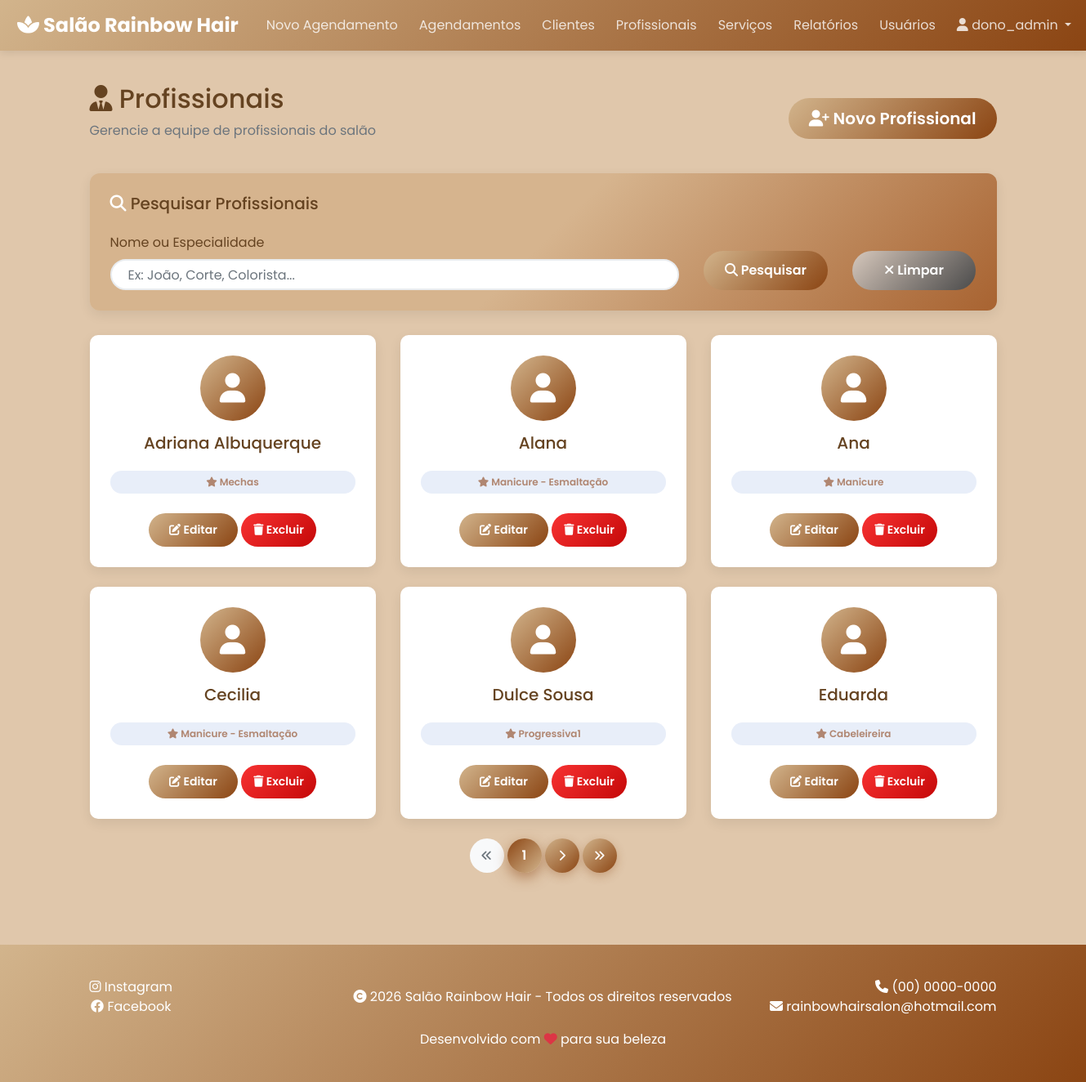
Page /profissionais/profissionais/ (signed in) on the committed database.
### apps/profissionais/models.py (models this page shows, shortened)
class Profissional(BaseModel):
    nome = models.CharField(max_length=100)
    especialidade = models.CharField(max_length=100)

### apps/profissionais/views.py (the view)
# urls.py: path('profissionais/', ProfissionalListView.as_view(), name='profissional-list'),
class ProfissionalListView(LoginRequiredMixin, RecepcionistaRequiredMixin, ListView):
    model = Profissional
    template_name = "profissional_list.html"
    context_object_name = "profissionais"
    paginate_by = 6
    ordering = ['nome']
    def get_queryset(self):
        queryset = super().get_queryset()
        search = self.request.GET.get('search', '').strip()
        if search:
            queryset = queryset.filter(
                Q(nome__icontains=search) |
                Q(especialidade__icontains=search)
            )
        return queryset

### core/views.py (called while the page is built)
    def test_func(self):
        user = self.request.user
        if not user.is_authenticated:
            return False
        if user.is_staff or user.is_superuser:
            return True
        return user.groups.filter(name='Recepcionista').exists()

### apps/profissionais/templates/profissional_list.html (shortened to what this page needs)
{% extends 'base.html' %}
{% block content %}
<div class="mb-5">
    <div class="row align-items-center mb-4">
        <div class="col-md-8">
            <h2><i class="fas fa-user-tie"></i> Profissionais</h2>
            <p class="text-muted">Gerencie a equipe de profissionais do salão</p>
        </div>
        <div class="col-md-4 text-md-right">
            <a href="{% url 'profissionais:profissional-create' %}" class="btn btn-primary btn-lg">
                <i class="fas fa-user-plus"></i> Novo Profissional
            </a>
        </div>
    </div>
    <div class="filter-section">
        <h5 class="mb-4"><i class="fas fa-search"></i> Pesquisar Profissionais</h5>
        <form method="get" class="row g-3 align-items-end">
            <div class="col-md-8">
                <label class="form-label fw-bold">Nome ou Especialidade</label>
                <input type="text" class="form-control" name="search" placeholder="Ex: João, Corte, Colorista..." value="{{ request.GET.search }}">
            </div>
            <div class="col-md-2">
                <button type="submit" class="btn btn-primary btn-filter w-100">
                    <i class="fas fa-search"></i> Pesquisar
                </button>
            </div>
            <div class="col-md-2">
                <a href="{% url 'profissionais:profissional-list' %}" class="btn btn-outline-secondary w-100 btn-clear">
                    <i class="fas fa-times"></i> Limpar
                </a>
            </div>
        </form>
    </div>
    {% if profissionais %}
    <div class="row">
        {% for profissional in profissionais %}
        <div class="col-md-4 mb-4">
            <div class="card h-100 professional-card">
                <div class="professional-avatar">
                    <i class="fas fa-user"></i>
                </div>
                <h5 class="card-title">{{ profissional.nome }}</h5>
                <div class="professional-specialty">
                    <i class="fas fa-star"></i> {{ profissional.especialidade }}
                </div>
                <div class="mt-4">
                    <a href="{% url 'profissionais:profissional-update' profissional.pk %}" class="btn btn-sm btn-primary" title="Editar">
                        <i class="fas fa-edit"></i> Editar
                    </a>
                    <a href="{% url 'profissionais:profissional-delete' profissional.pk %}" class="btn btn-sm btn-danger" title="Excluir">
                        <i class="fas fa-trash"></i> Excluir
                    </a>
                </div>
            </div>
        </div>
        {% endfor %}
    </div>
    {% if is_paginated %}
    {% include 'pagination.html' %}
    {% endif %}
    {% endif %}
</div>
{% endblock %}

### core/templates/base.html (shortened to what this page needs)
<!DOCTYPE html>
<html lang="pt-br">
<head>
    <link rel="stylesheet" href="https://stackpath.bootstrapcdn.com/bootstrap/4.5.2/css/bootstrap.min.css">
    <link rel="stylesheet" href="https://cdnjs.cloudflare.com/ajax/libs/font-awesome/6.4.0/css/all.min.css">
</head>
<body>
<nav class="navbar navbar-expand-lg navbar-dark sticky-top">
    <div class="container-fluid">
        <a class="navbar-brand" href="{% url 'home' %}">
            <i class="fas fa-spa"></i> Salão Rainbow Hair
        </a>
        <div class="collapse navbar-collapse" id="navbarNav">
            <ul class="navbar-nav m-auto">
                {% if user.is_authenticated %}
                <li class="nav-item">
                    <a class="nav-link" href="{% url 'agendamentos:add-agendamento' %}">Novo Agendamento</a>
                </li>
                <li class="nav-item" align-items="center">
                    <a class="nav-link" href="{% url 'index' %}">Agendamentos</a>
                </li>
                <li class="nav-item">
                    <a class="nav-link" href="{% url 'clientes:cliente-list' %}">Clientes</a>
                </li>
                <li class="nav-item">
                    <a class="nav-link" href="{% url 'profissionais:profissional-list' %}">Profissionais</a>
                </li>
                <li class="nav-item">
                    <a class="nav-link" href="{% url 'servicos:servico-list' %}">Serviços</a>
                </li>
                {% if user.is_staff or user.is_superuser %}
                <li class="nav-item">
                    <a class="nav-link" href="{% url 'relatorios:relatorios' %}">Relatórios</a>
                </li>
                <li class="nav-item">
                    <a class="nav-link" href="{% url 'usuarios:usuarios' %}">Usuários</a>
                </li>
                {% endif %}
                {% endif %}
            </ul>
            <ul class="navbar-nav ml-auto">
                {% if user.is_authenticated %}
                    <li class="nav-item dropdown">
                        <a class="nav-link dropdown-toggle" href="#" id="userDropdown" role="button" data-toggle="dropdown">
                            <i class="fas fa-user"></i> {{ user.username }}
                        </a>
                    </li>
                {% endif %}
            </ul>
        </div>
    </div>
</nav>
<div class="content-wrapper">
    <div class="container">
        {% block content %}{% endblock %}
    </div>
</div>
<footer>
    <div class="container d-flex justify-content-between align-items-center">
        <div>
            <a href="https://www.instagram.com" target="_blank" style="color: white; margin-right: 100px;"><i class="fab fa-instagram"></i> Instagram</a><br>
            <a href="https://www.facebook.com" target="_blank" style="color: white; margin-right: 100px;"><i class="fab fa-facebook"></i> Facebook</a>
            </div>
                <p style="margin-left: 80px;"><i class="fas fa-copyright"></i> 2026 Salão Rainbow Hair - Todos os direitos reservados</p>
            <div class="text-right">
            <span style="color: white; margin-left: 100px;"><i class="fas fa-phone"></i> (00) 0000-0000</span><br>
            <span style="color: white; margin-left: 5px;"><i class="fas fa-envelope"></i> rainbowhairsalon@hotmail.com</span>
        </div>
    </div>
    <div class="container text-center mt-3">
        <p style="color: white;">Desenvolvido com <i class="fas fa-heart" style="color: #dc3545;"></i> para sua beleza</p>
    </div>
</footer>
</body>
</html>

### core/templates/base.html (style rules this page uses)
* { margin: 0; padding: 0; box-sizing: border-box; }
body { font-family: 'Poppins', sans-serif; color: #654321; background-color: #e0c7ab; }
.navbar { background: linear-gradient(135deg, #D2B48C 0%, #8B4513 100%) !important; box-shadow: 0 2px 10px rgba(0, 0, 0, 0.1); position: sticky; top: 0; z-index: 1000; }
.navbar-brand { font-weight: 700; font-size: 24px; color: white !important; margin-left: -10px; }
.navbar-nav { flex-wrap: nowrap; }
.navbar-nav .nav-item { white-space: nowrap; }
.navbar-dark .navbar-nav .nav-link { color: rgba(255, 255, 255, 0.8) !important; margin-left: 10px; transition: all 0.3s ease; }
.content-wrapper { min-height: calc(100vh - 200px); padding: 40px 0; }
.card { border: none; border-radius: 10px; transition: transform 0.3s ease, box-shadow 0.3s ease; box-shadow: 0 5px 15px rgba(0, 0, 0, 0.08); }
.btn-primary { background: linear-gradient(135deg, #D2B48C 0%, #8B4513 100%); border: none; padding: 10px 25px; border-radius: 25px; font-weight: 600; transition: all 0.3s ease; }
.btn-danger { background: linear-gradient(135deg, #f73232 0%, #c50808 100%); border: none; padding: 10px 15px; border-radius: 25px; font-weight: 600; }
.btn-filter { background: linear-gradient(135deg, #D2B48C 0%, #8B4513 100%); border: none; border-radius: 25px; padding: 12px 25px; font-weight: 600; transition: all 0.3s ease; }
.btn-clear { background: linear-gradient(135deg, #e0e0e0be 0%, #4b4b4b 100%); border: none; padding: 10px 15px; border-radius: 25px; font-weight: 600; color: white; }
.btn-outline-secondary { background: linear-gradient(135deg, #e0e0e0be 0%, #4b4b4b 100%); border: none; padding: 10px 15px; border-radius: 25px; font-weight: 600; color: white; }
.fa-search { color:white; }
.filter-section { border: none; border-radius: 10px; transition: transform 0.3s ease, box-shadow 0.3s ease; box-shadow: 0 5px 15px rgba(0, 0, 0, 0.08); }
footer { background: linear-gradient(135deg, #D2B48C 0%, #8B4513 100%); color: white; padding: 40px 0; text-align: center; }
footer p { margin: 0; }
.fa-copyright { right:-10px; }

### apps/profissionais/templates/profissional_list.html (style rules this page uses)
.professional-card { text-align: center; padding: 25px; position: relative; }
.professional-avatar { width: 80px; height: 80px; border-radius: 50%; margin: 0 auto 15px; background: linear-gradient(135deg, #D2B48C 0%, #8B4513 100%); display: flex; align-items: center; justify-content: center; color: white; font-size: 36px; }
.professional-specialty { display: inline-block; background: #e8eef9; color: #b08671; padding: 5px 12px; border-radius: 15px; font-size: 12px; font-weight: 600; margin-top: 10px; }
.filter-section { background: linear-gradient(135deg, #d6b48e 50%, #a86331 100%); border-radius: 12px; padding: 25px; margin-bottom: 30px; }
.filter-section .form-control, .filter-section .form-control:focus { border-radius: 25px; border: 2px solid #e9ecef; padding: 12px 20px; background: white; transition: all 0.3s ease; }
.btn-filter { border: none; border-radius: 25px; padding: 12px 25px; font-weight: 600; transition: all 0.3s ease; }
.btn-clear { border-radius: 25px; padding: 12px 20px; }

### rows in the picture
Profissional: nome "Adriana Albuquerque", especialidade "Mechas"
Profissional: nome "Alana", especialidade "Manicure - Esmaltação"
Profissional: nome "Ana", especialidade "Manicure"
Profissional: nome "Cecilia", especialidade "Manicure - Esmaltação"
Profissional: nome "Dulce Sousa", especialidade "Progressiva1"
Profissional: nome "Eduarda", especialidade "Cabeleireira"

### other values in the picture
{{ user.username }} "dono_admin"
{{ page_obj.number }} "1"
